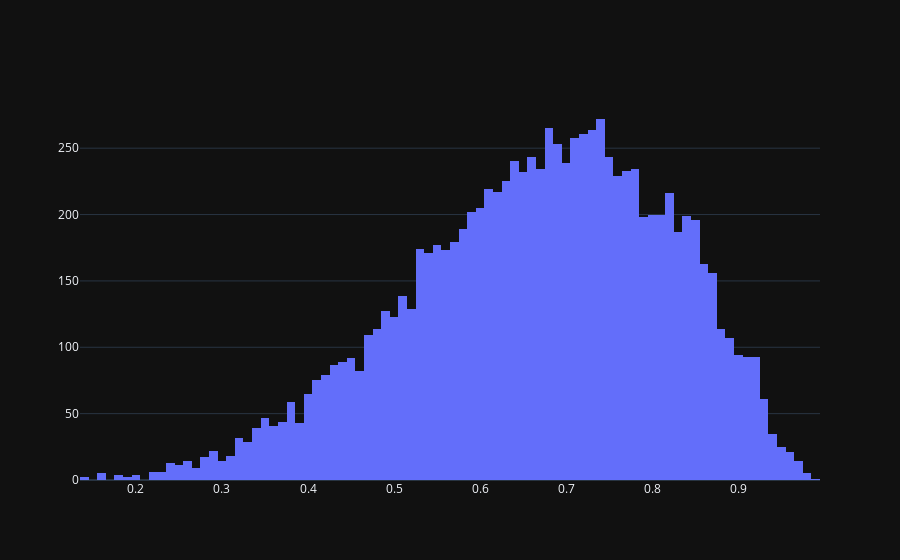

Notebook code for this chart:
### Code cell
import plotly.graph_objects as go
fig = go.Figure(data=go.Histogram(x=df["column_0"]))
fig.show()

### Figure 1 — Plotly figure (JSON) as saved in the notebook; plotly's stock layout.template omitted (floating-point values rounded to 4 significant figures; data arrays with more than 128 entries replaced by an {"elided": "..."} marker saying what was removed)
{"data": [{"x": {"elided": "10000 float values"}, "type": "histogram"}], "layout": {}}
